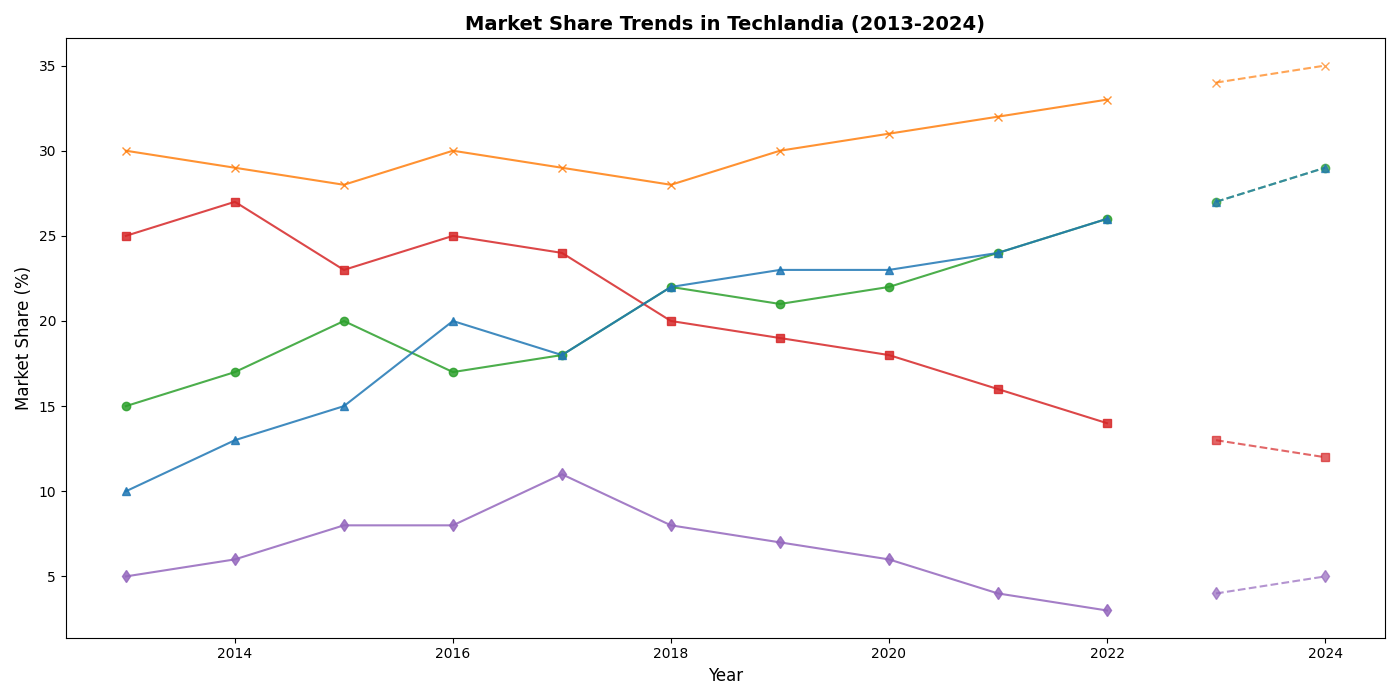

Reproduce this figure in Python.
import matplotlib.pyplot as plt
import numpy as np

years = np.arange(2013, 2023)

market_share_innovators = np.array([15, 17, 20, 17, 18, 22, 21, 22, 24, 26])
market_share_visionary = np.array([25, 27, 23, 25, 24, 20, 19, 18, 16, 14])
market_share_pioneer = np.array([10, 13, 15, 20, 18, 22, 23, 23, 24, 26])
market_share_techgiant = np.array([30, 29, 28, 30, 29, 28, 30, 31, 32, 33])
market_share_startups = np.array([5, 6, 8, 8, 11, 8, 7, 6, 4, 3])

forecast_years = np.array([2023, 2024])
forecast_innovators = np.array([27, 29])
forecast_visionary = np.array([13, 12])
forecast_pioneer = np.array([27, 29])
forecast_techgiant = np.array([34, 35])
forecast_startups = np.array([4, 5])

fig, ax = plt.subplots(figsize=(14, 7))

ax.plot(years, market_share_innovators, marker='o', linestyle='-', color='tab:green', alpha=0.85)
ax.plot(years, market_share_visionary, marker='s', linestyle='-', color='tab:red', alpha=0.85)
ax.plot(years, market_share_pioneer, marker='^', linestyle='-', color='tab:blue', alpha=0.85)
ax.plot(years, market_share_techgiant, marker='x', linestyle='-', color='tab:orange', alpha=0.85)
ax.plot(years, market_share_startups, marker='d', linestyle='-', color='tab:purple', alpha=0.85)

ax.plot(forecast_years, forecast_innovators, marker='o', linestyle='--', color='tab:green', alpha=0.7)
ax.plot(forecast_years, forecast_visionary, marker='s', linestyle='--', color='tab:red', alpha=0.7)
ax.plot(forecast_years, forecast_pioneer, marker='^', linestyle='--', color='tab:blue', alpha=0.7)
ax.plot(forecast_years, forecast_techgiant, marker='x', linestyle='--', color='tab:orange', alpha=0.7)
ax.plot(forecast_years, forecast_startups, marker='d', linestyle='--', color='tab:purple', alpha=0.7)

ax.set_xlabel('Year', fontsize=12)
ax.set_ylabel('Market Share (%)', fontsize=12)
ax.set_title('Market Share Trends in Techlandia (2013-2024)', fontsize=14, fontweight='bold', loc='center', wrap=True)

plt.tight_layout()
plt.show()
